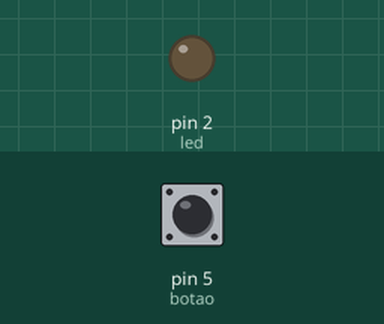
This sketch was run on a simulated Arduino Uno, built with avr-gcc and run on an emulated ATmega328P. Shown: output pins drawn as LEDs (lit = HIGH). The inputs (shaded band) are chosen by the test bench; at power-on: pin 5 (botao) LOW.

Above: at 1.2 s.
1.3 s: pin 5 (botao) pulled HIGH for 0.15 s
At 1.37 s:
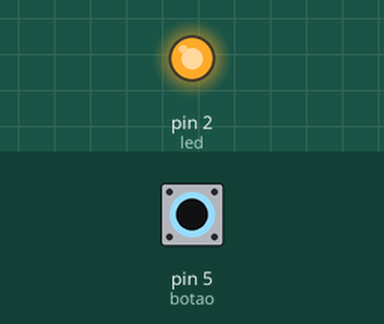
2.9 s: pin 5 (botao) pulled HIGH for 3.2 s
At 7.3 s:
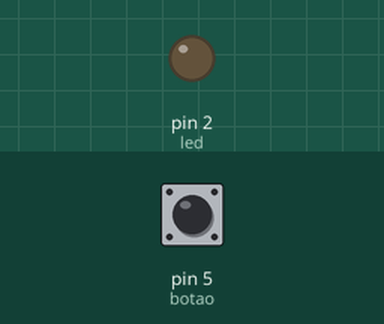
Timing chart, 0 to 8.8 s (numbered marks = the images above; inputs shaded):
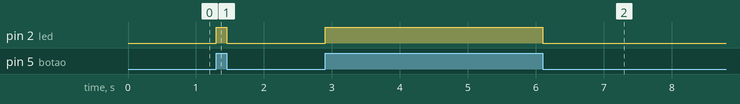

The sketch:

funcionamentoBotao.ino
```cpp
int led =2;
int botao =5;
int botao_press=0;
void setup() {
pinMode(led,OUTPUT);
pinMode(botao,INPUT);

}

void loop() {
  botao_press = digitalRead(botao);
if ( botao_press == HIGH){
  digitalWrite(led,HIGH);
  }
  else{
    digitalWrite(led,LOW);
    }
}
```

Measured:
- after the input at 1.3 s, pin 2 (led): LOW → HIGH at once, → LOW 0.15 s later
- after the input at 2.9 s, pin 2 (led): LOW → HIGH at once, → LOW 3.2 s later
